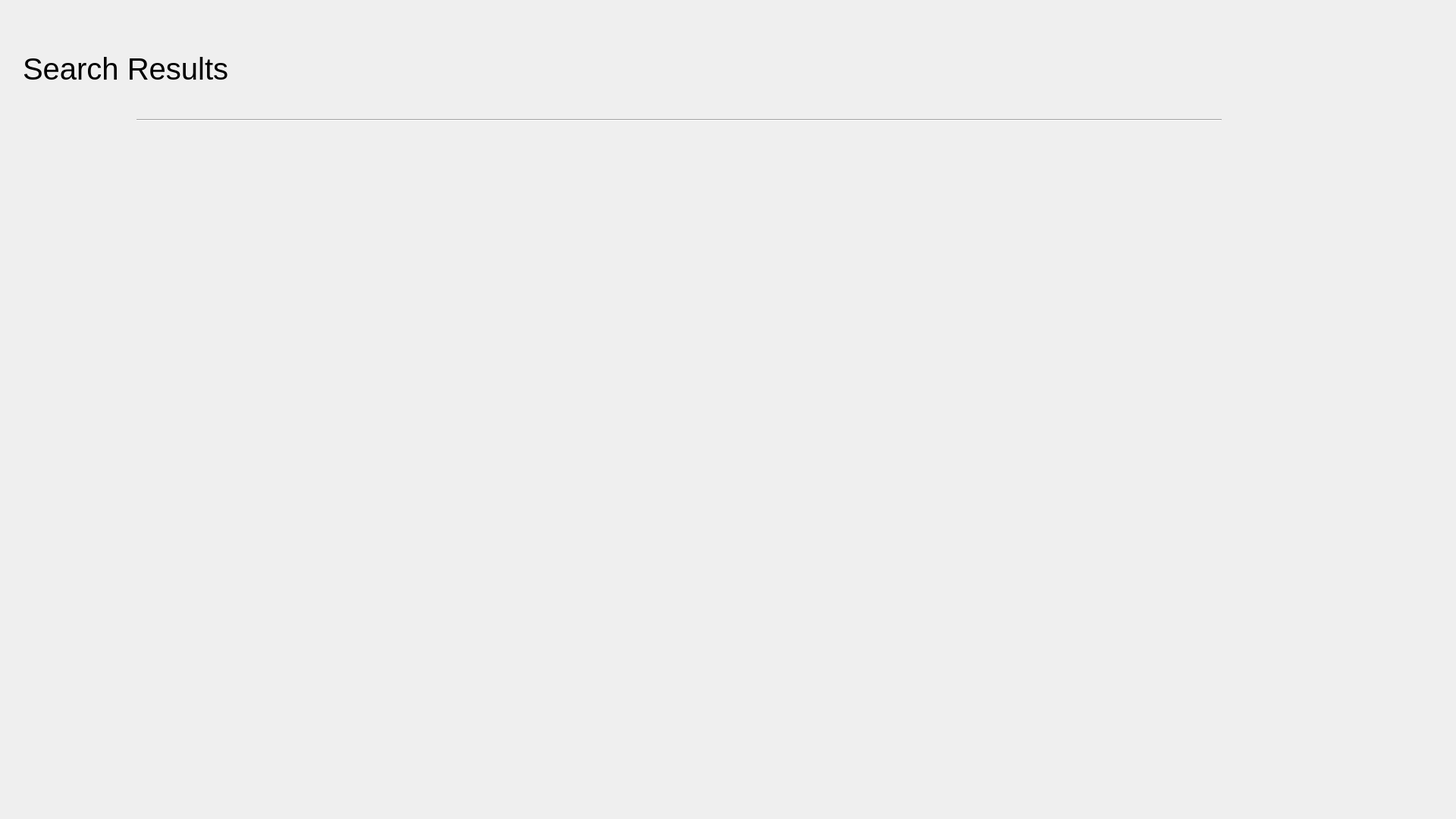
<?xml version="1.0" encoding="UTF-8"?>
<ui version="4.0">
 <class>SearchWindow</class>
 <widget class="QWidget" name="SearchWindow">
  <property name="geometry">
   <rect>
    <x>0</x>
    <y>0</y>
    <width>1920</width>
    <height>1080</height>
   </rect>
  </property>
  <property name="windowTitle">
   <string>Search</string>
  </property>
  <widget class="QLabel" name="label">
   <property name="geometry">
    <rect>
     <x>30</x>
     <y>30</y>
     <width>341</width>
     <height>121</height>
    </rect>
   </property>
   <property name="font">
    <font>
     <pointsize>30</pointsize>
    </font>
   </property>
   <property name="text">
    <string>Search Results</string>
   </property>
  </widget>
  <widget class="Line" name="line">
   <property name="geometry">
    <rect>
     <x>180</x>
     <y>150</y>
     <width>1431</width>
     <height>16</height>
    </rect>
   </property>
   <property name="orientation">
    <enum>Qt::Horizontal</enum>
   </property>
  </widget>
 </widget>
 <resources/>
 <connections/>
</ui>
